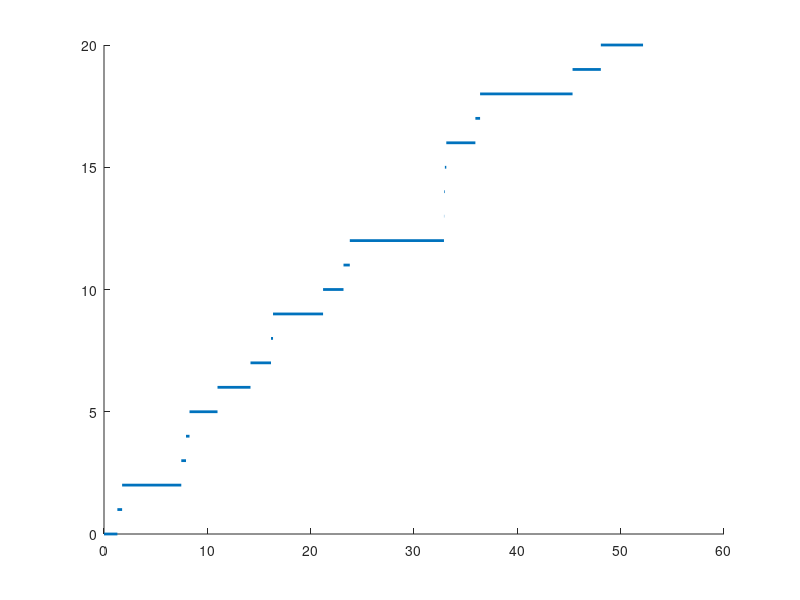

MATLAB code to generate this figure:
%pois.m
T = 50;
t = 0; n = 0;
tt = [t];
while t < T
    t = t - log(rand);
    if (rand < sin(t)^2)
        tt = [tt,t];
        n = n+1;
    end
end
nn = 0:n;
for i =1:n
    line([tt(i),tt(i+1)],[nn(i),nn(i)],'Linewidth',2);
end
